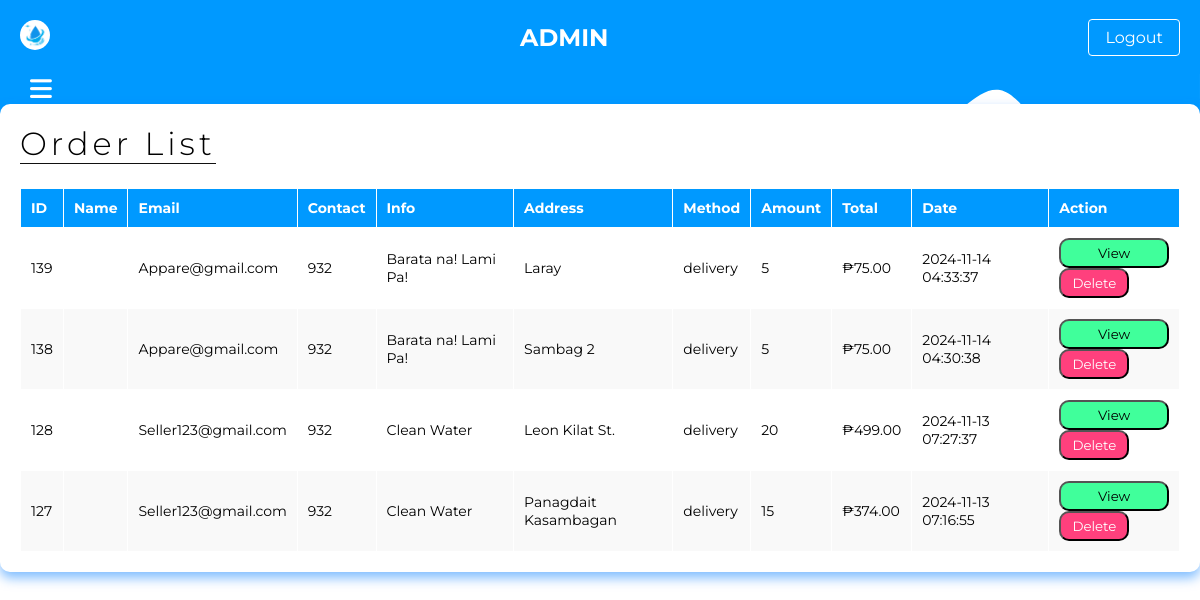
The app's page /Seller/Orders.php (signed in) with its own data.
### tables this page shows
CREATE TABLE `orders` (
  `id` int(11) NOT NULL,
  `buyer_id` int(11) NOT NULL,
  `seller_id` int(11) NOT NULL,
  `users_name` varchar(50) NOT NULL,
  `email` varchar(255) NOT NULL,
  `info` text DEFAULT NULL,
  `profilePic` varchar(255) DEFAULT NULL,
  `amount` bigint(20) NOT NULL,
  `total` decimal(10,2) DEFAULT NULL,
  `method` enum('delivery','pickUp') NOT NULL,
  `created_at` timestamp NOT NULL DEFAULT current_timestamp() ON UPDATE current_timestamp(),
  `discount` decimal(10,2) NOT NULL DEFAULT 0.00,
  `address` varchar(255) NOT NULL,
  `contact` varchar(50) DEFAULT NULL,
  `delivery_message` text DEFAULT NULL
);

### Seller/Orders.php (the view, shortened to what this page needs)
<?php
require '../Include/connect.php';
$sellerId = $_SESSION['seller_id'];
$query = "SELECT * FROM orders WHERE seller_id = ? ORDER BY id DESC";
$stmt = mysqli_prepare($conn, $query);
mysqli_stmt_bind_param($stmt, 'i', $sellerId);
mysqli_stmt_execute($stmt);
$result = mysqli_stmt_get_result($stmt);
?>
<!DOCTYPE html>
<html lang="en">
<head>
    <link rel="stylesheet" href="https://cdnjs.cloudflare.com/ajax/libs/font-awesome/6.6.0/css/all.min.css">
    <link rel="stylesheet" href="../Css/EmployeeInfo.css">
</head>
<body>
    <nav>
        <ul class="home-ul">
            <li class="logo"><a href="../FrontPage.php"><img src="../Image/Thirstdrop.png" alt="" height="30" width="30" class="logo"></a></li>
            <div class="nav-center">
                <li class="nav-links"><a href="#about">ADMIN</a></li>
            </div>
            <li class="nav-button"><a href="../FrontPage.php">Logout</a></li>
        </ul>
    </nav>
    <label for="menu-toggle" class="menu-icon">
    <i class="fa fa-bars" aria-hidden="true"></i>
    </label>
    <div class="content-container">
    <div class="site-title">
     <h1>Order List</h1>
    </div>
    <table border="1">
        <thead>
            <tr>
                <th>ID</th>
                <th>Name</th>
                <th>Email</th>
                <th>Contact</th>
                <th>Info</th>
                <th>Address</th>
                <th>Method</th>
                <th>Amount</th>
                <th>Total</th>
                <th>Date</th>
                <th>Action</th>
            </tr>
        </thead>
        <tbody>
            <?php while ($order = mysqli_fetch_assoc($result)): ?>
                <tr>
                    <td><?php echo htmlspecialchars($order['id']); ?></td>
                    <td><?php echo htmlspecialchars($order['name']); ?></td>
                    <td><?php echo htmlspecialchars($order['email']); ?></td>
                    <td><?php echo htmlspecialchars($order['contact']); ?></td>
                    <td><?php echo htmlspecialchars($order['info']); ?></td>
                    <td><?php echo htmlspecialchars($order['address']); ?></td>
                    <td><?php echo htmlspecialchars($order['method']); ?></td>
                    <td><?php echo htmlspecialchars($order['amount']); ?></td>
                    <td>₱<?php echo number_format($order['total'], 2); ?></td>
                    <td><?php echo htmlspecialchars($order['created_at']); ?></td>
                    <td>
                            <form action="" method="post" style="display:inline;">
                                <button type="submit" name="view" value="View" class="view-button">View</button>
                                <button type="submit" name="delete" value="Delete" class="delete-button">Delete</button>
                            </form>
                    </td>
                </tr>
            <?php endwhile; ?>
        </tbody>
    </table>
   </div>
</body>
</html>

### Css/EmployeeInfo.css (style rules this page uses)
* { font-family: "Montserrat", sans-serif; margin: 0; }
body { margin: 0; overflow: hidden; }
nav { background-color: #0099ff; padding: 20px; }
.home-ul { display: flex; align-items: center; justify-content: space-between; list-style: none; margin: 0; padding: 0; }
.logo { color: white; margin-right: auto; border-radius: 50%; }
.nav-center { display: flex; justify-content: center; flex-grow: 1; gap: 20px; }
.nav-button { margin-left: 10px; }
.nav-button a { color: white; text-decoration: none; padding: 8px 16px; border-radius: 4px; background-color: #0099ff; border: thin solid white; transition: background-color 0.3s; }
.nav-links a { color: white; text-decoration: none; padding-bottom: 5px; position: relative; font-size: 1.5rem; font-weight: bold; }
.nav-links a::after { content: ""; position: absolute; left: 0; bottom: 0; height: 2px; width: 0; background-color: white; transition: width 0.3s; }
.content-container { box-shadow: 0 6px 12px rgba(0, 123, 255, 0.5); position: relative; z-index: 1; top: 30px; padding: 20px; max-width: 1300px; margin: 0 auto; background-color: #ffffff; transition: all 300ms ease-in-out; border-radius: 10px; overflow-x: hidden; overflow-y: auto; max-height: 700px; flex-direction: column; }
.site-title { text-align: Left; border-bottom: 1px solid #111111; margin-bottom: 24px; display: inline-flex; }
.site-title h1 { font-weight: 300; letter-spacing: 4px; }
.menu-icon { position: absolute; left: 30px; font-size: 25px; z-index: 1; transition: all 300ms ease-in-out; color: white; }
img { border-radius: 50%; object-fit: contain; }
table { margin: 0 auto; width: 100%; border-collapse: collapse; }
td,th { display: fixed; padding: 10px; border: solid 1px white; text-align: left; font-size: 14px; overflow: hidden; text-overflow: ellipsis; }
table td { max-width: 150px; overflow: hidden; white-space: normal; word-wrap: break-word; }
th { background-color: #0099ff; color: white; }
tr:nth-child(even) { background-color: #f9f9f9; }
button { padding: 5px; width: 70px; border-radius: 10px; }
.delete-button { background-color: #ff407d; color: white; }
.view-button { background-color: #40ff9b; width: 100%; }

### records on screen
orders: id "139", email "Appare@gmail.com", contact "932", info "Barata na! Lami Pa!", address "Laray", method "delivery", amount "5", total "75.00", created_at "2024-11-14 04:33:37"
orders: id "138", email "Appare@gmail.com", contact "932", info "Barata na! Lami Pa!", address "Sambag 2", method "delivery", amount "5", total "75.00", created_at "2024-11-14 04:30:38"
orders: id "128", email "Seller123@gmail.com", contact "932", info "Clean Water", address "Leon Kilat St.", method "delivery", amount "20", total "499.00", created_at "2024-11-13 07:27:37"
orders: id "127", email "Seller123@gmail.com", contact "932", info "Clean Water", address "Panagdait Kasambagan", method "delivery", amount "15", total "374.00", created_at "2024-11-13 07:16:55"
